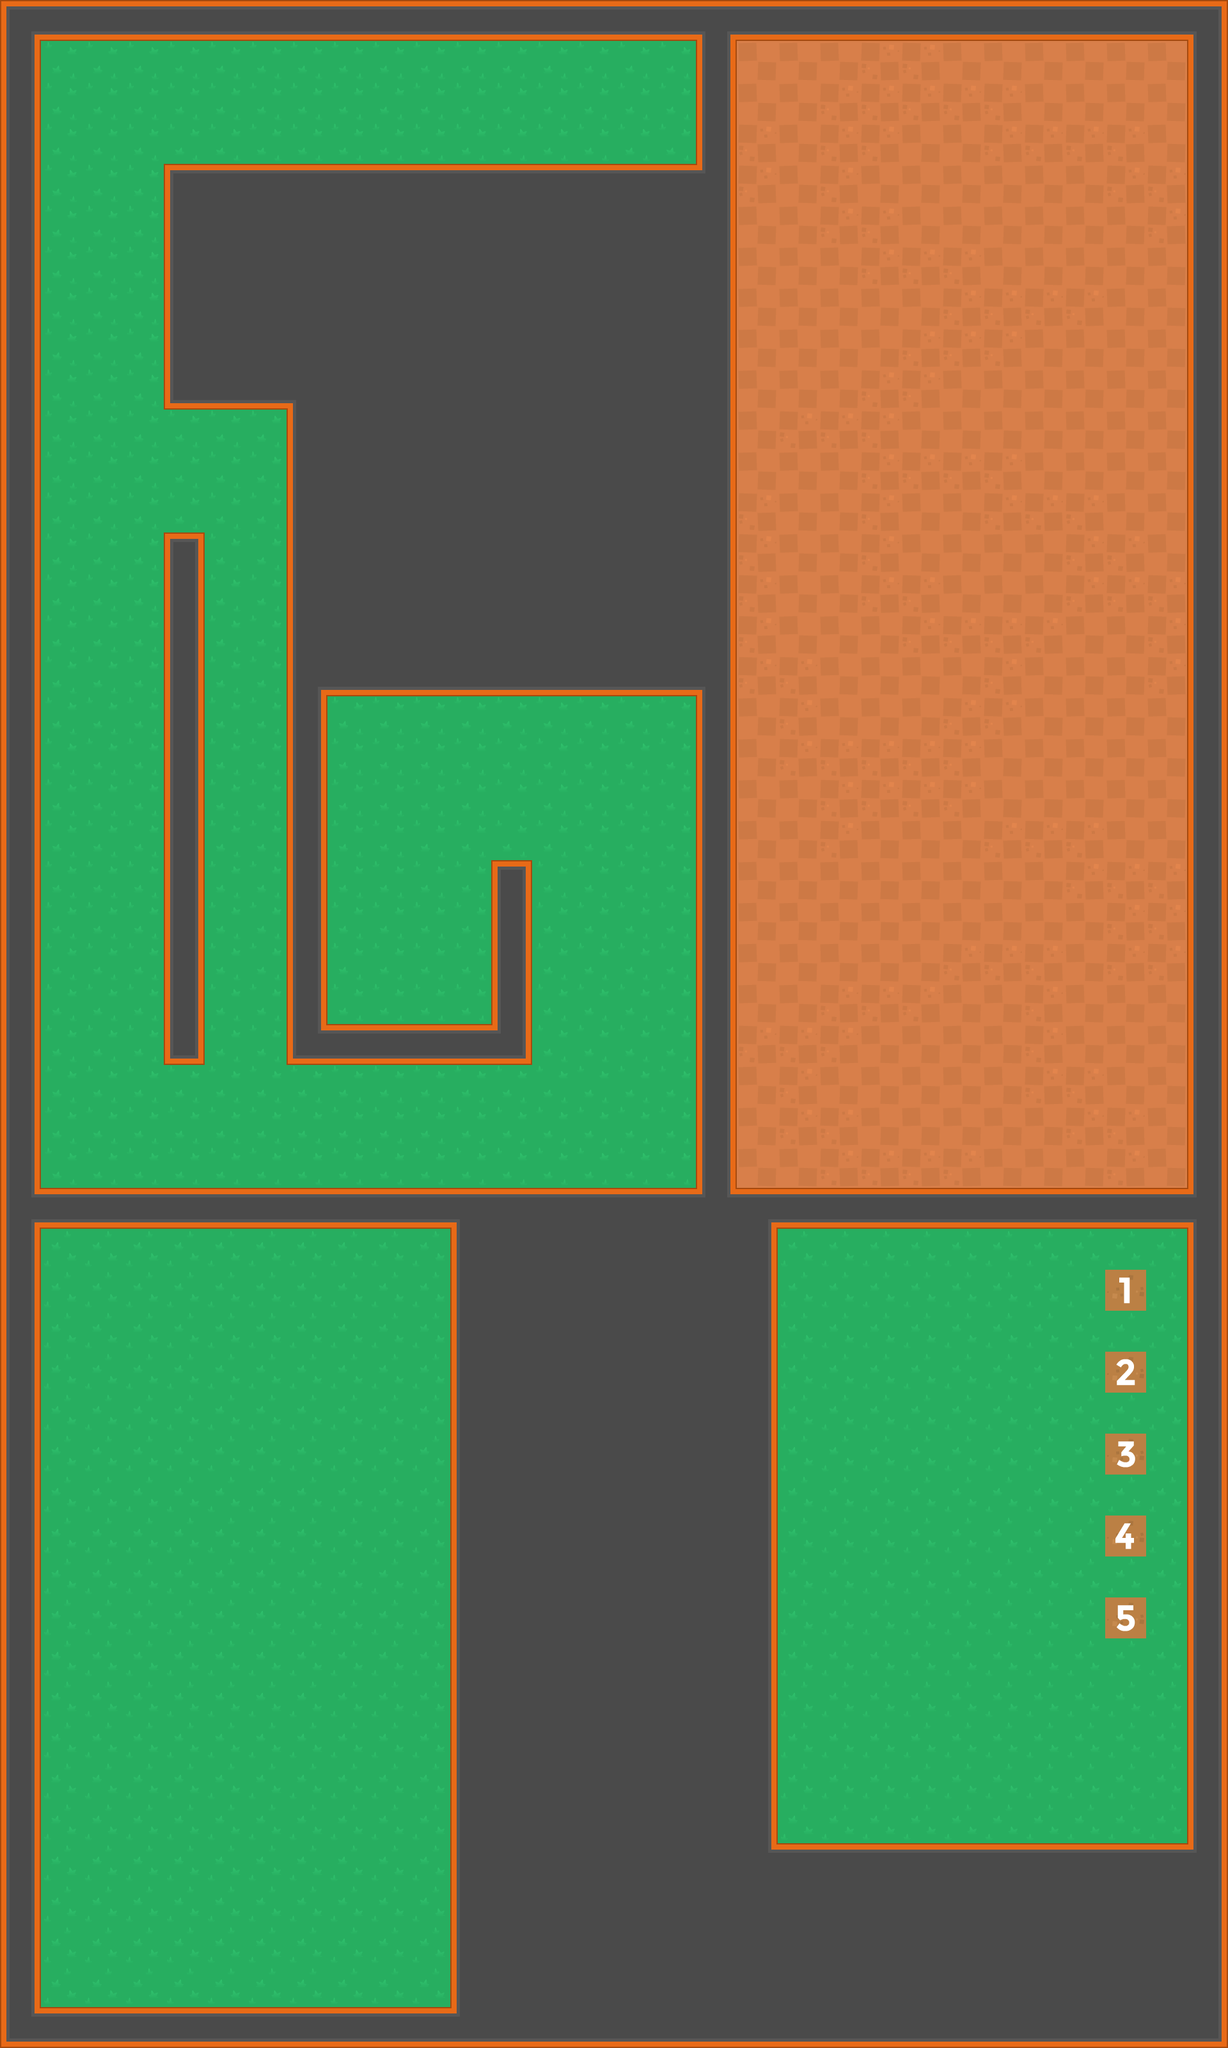

This game map was drawn from its Tiled (.tmx) file and the tilesets committed beside it. A one-line description and the trimmed map source follow:
An orthogonal 30x50 tile map with 64x64 px tiles, 2 tile layers (Tile Layer 1, on top layer), 2 tilesets and 103 objects (24x Spawn, 19x TriggerSpawn, 14x Multitrigger, 10x Alttrigger, 7x Switch, ...).

<map version="1.0" tiledversion="1.1.4" orientation="orthogonal" renderorder="right-down" width="30" height="50" tilewidth="64" tileheight="64" infinite="0" nextobjectid="171">
 <tileset firstgid="1" source="kenney_tileset.tsx" />
 <tileset firstgid="541" name="groundTransparent_white" tilewidth="64" tileheight="64" tilecount="208" columns="13">
  <image source="../Images/SportsPack/Tilesheet/groundTransparent_white.png" width="832" height="1024" />
 </tileset>
 <layer name="Tile Layer 1" width="30" height="50">
  <data>[1500 cells, 1500 non-empty, 33 distinct tile ids]</data>
 </layer>
 <objectgroup name="collision-layer">
  <object id="62" x="64" y="1920">
   <polyline points="0,0 0,1216 640,1216 640,0 0,0" />
  </object>
  <object id="63" x="1216" y="1920">
   <polyline points="0,0 0,960 640,960 640,0 0,0" />
  </object>
  <object id="139" x="256" y="1664">
   <polyline points="0,0 64,0 64,-832 0,-832 0,0" />
  </object>
  <object id="168" x="64" y="64">
   <polyline points="0,0 1024,0 1024,192 192,192 192,576 384,576 384,1600 768,1600 768,1280 704,1280 704,1536 448,1536 448,1024 1024,1024 1024,1792 0,1792 0,0" />
  </object>
  <object id="169" x="1152" y="64">
   <polyline points="0,0 704,0 704,1792 0,1792 0,0" />
  </object>
 </objectgroup>
 <objectgroup name="event-layer">
  <!-- 98 objects omitted --></objectgroup>
 <layer name="on top layer" width="30" height="50">
  <data>[1500 cells, 5 non-empty, 5 distinct tile ids]</data>
 </layer>
</map>
<!-- 98 of 103 objects omitted -->
